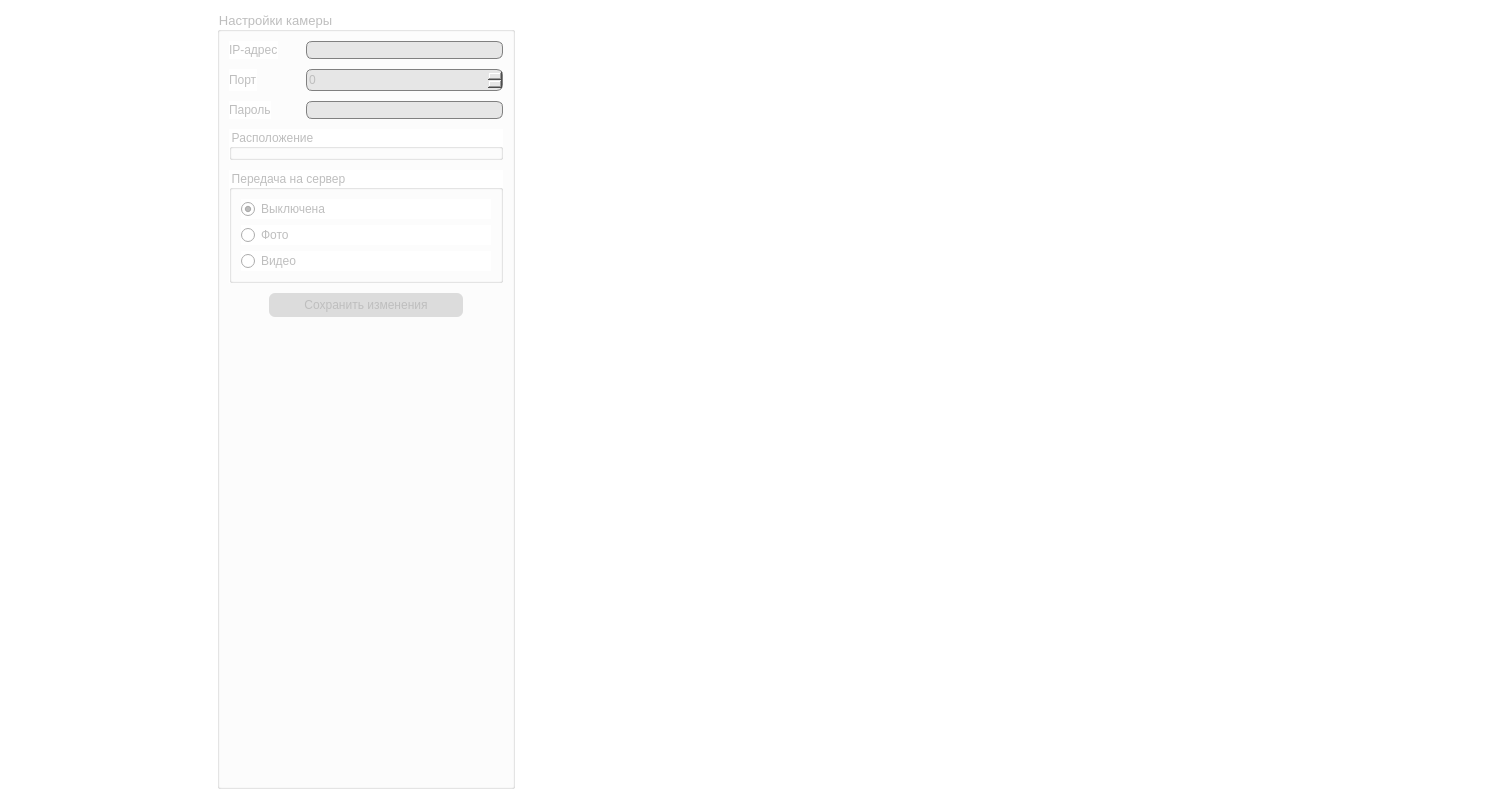
<?xml version="1.0" encoding="UTF-8"?>
<ui version="4.0">
 <class>CamerasTabWidget</class>
 <widget class="QWidget" name="CamerasTabWidget">
  <property name="geometry">
   <rect>
    <x>0</x>
    <y>0</y>
    <width>1500</width>
    <height>800</height>
   </rect>
  </property>
  <property name="windowTitle">
   <string>Form</string>
  </property>
  <property name="styleSheet">
   <string notr="true">QWidget,
QDialog
{
	background-color: rgb(255, 255, 255);
	font-size: 9pt;
}

#wgtCameras
{
	min-width: 200px;
	max-width: 200px;
	min-height: 80px;
}

QLineEdit
{
	background-color: rgb(230, 230, 230);
	border-radius: 6px;
	border: 1px solid gray;
	min-width: 160px;
}

QComboBox
{
	background-color: rgb(230, 230, 230);
	border-radius: 6px;
	border: 1px solid gray;
	min-width: 120px;
	min-height: 18px;
}

QSpinBox
{
	background-color: rgb(230, 230, 230);
	border-radius: 6px;
	border: 1px solid gray;
	min-height: 20px;
	min-width: 60px;
}

QPushButton
{
	background-color: rgb(220, 220, 220);
	border: none;
	border-radius: 6px;
	min-width: 80px;	
	min-height: 24px;
}

QPushButton:hover
{
	border-top: 1px solid black;
	border-left: 1px solid black;
	border-right: 2px outset black;
	border-bottom: 2px outset black;
}

QPushButton:pressed
{
	border: 2px inset black;
}

#btnAddCamera, #btnRemoveCamera
{
	min-width: 30px;	
}

#btnSaveSettings
{
	min-width: 170px;
	padding: 0px 12px;
}

#lblCamerasHeader
{
	font-size: 11pt;
	font-weight: bold;
}

#btnAddCamera, #btnRemoveCamera, #gbCameraSettings
{
	font-size: 10pt;
}

</string>
  </property>
  <layout class="QHBoxLayout" name="horizontalLayout">
   <item>
    <widget class="IssoEditListPanel" name="wgtCameras" native="true">
     <property name="sizePolicy">
      <sizepolicy hsizetype="Preferred" vsizetype="Preferred">
       <horstretch>0</horstretch>
       <verstretch>0</verstretch>
      </sizepolicy>
     </property>
    </widget>
   </item>
   <item>
    <widget class="QGroupBox" name="gbCameraSettings">
     <property name="enabled">
      <bool>false</bool>
     </property>
     <property name="sizePolicy">
      <sizepolicy hsizetype="Fixed" vsizetype="Preferred">
       <horstretch>0</horstretch>
       <verstretch>0</verstretch>
      </sizepolicy>
     </property>
     <property name="font">
      <font>
       <pointsize>10</pointsize>
      </font>
     </property>
     <property name="title">
      <string>Настройки камеры</string>
     </property>
     <property name="checkable">
      <bool>false</bool>
     </property>
     <property name="checked">
      <bool>false</bool>
     </property>
     <layout class="QVBoxLayout" name="verticalLayout_9">
      <property name="spacing">
       <number>10</number>
      </property>
      <item>
       <layout class="QFormLayout" name="formLayout_5">
        <property name="horizontalSpacing">
         <number>28</number>
        </property>
        <item row="0" column="0">
         <widget class="QLabel" name="label_21">
          <property name="font">
           <font>
            <pointsize>9</pointsize>
           </font>
          </property>
          <property name="text">
           <string>IP-адрес</string>
          </property>
         </widget>
        </item>
        <item row="0" column="1">
         <widget class="QLineEdit" name="leCameraIp">
          <property name="sizePolicy">
           <sizepolicy hsizetype="Expanding" vsizetype="Minimum">
            <horstretch>0</horstretch>
            <verstretch>0</verstretch>
           </sizepolicy>
          </property>
          <property name="font">
           <font>
            <pointsize>9</pointsize>
           </font>
          </property>
         </widget>
        </item>
        <item row="1" column="0">
         <widget class="QLabel" name="label_24">
          <property name="font">
           <font>
            <pointsize>9</pointsize>
           </font>
          </property>
          <property name="text">
           <string>Порт</string>
          </property>
         </widget>
        </item>
        <item row="1" column="1">
         <widget class="QSpinBox" name="sbCameraPort">
          <property name="font">
           <font>
            <pointsize>9</pointsize>
           </font>
          </property>
          <property name="maximum">
           <number>65535</number>
          </property>
         </widget>
        </item>
        <item row="2" column="0">
         <widget class="QLabel" name="label_28">
          <property name="font">
           <font>
            <pointsize>9</pointsize>
           </font>
          </property>
          <property name="text">
           <string>Пароль</string>
          </property>
         </widget>
        </item>
        <item row="2" column="1">
         <widget class="QLineEdit" name="lePassword">
          <property name="font">
           <font>
            <pointsize>9</pointsize>
           </font>
          </property>
          <property name="text">
           <string/>
          </property>
          <property name="echoMode">
           <enum>QLineEdit::Password</enum>
          </property>
         </widget>
        </item>
       </layout>
      </item>
      <item>
       <widget class="LocationGroupBox" name="gbCameraLocation">
        <property name="sizePolicy">
         <sizepolicy hsizetype="Preferred" vsizetype="Preferred">
          <horstretch>0</horstretch>
          <verstretch>0</verstretch>
         </sizepolicy>
        </property>
        <property name="font">
         <font>
          <pointsize>9</pointsize>
         </font>
        </property>
        <property name="title">
         <string>Расположение</string>
        </property>
        <property name="checkable">
         <bool>false</bool>
        </property>
        <property name="checked">
         <bool>false</bool>
        </property>
       </widget>
      </item>
      <item>
       <widget class="QGroupBox" name="groupBox">
        <property name="title">
         <string>Передача на сервер</string>
        </property>
        <layout class="QVBoxLayout" name="verticalLayout">
         <item>
          <widget class="QRadioButton" name="rbtnSendOff">
           <property name="text">
            <string>Выключена</string>
           </property>
           <property name="checked">
            <bool>true</bool>
           </property>
          </widget>
         </item>
         <item>
          <widget class="QRadioButton" name="rbtnSendPhoto">
           <property name="text">
            <string>Фото</string>
           </property>
           <property name="checked">
            <bool>false</bool>
           </property>
          </widget>
         </item>
         <item>
          <widget class="QRadioButton" name="rbtnSendVideo">
           <property name="text">
            <string>Видео</string>
           </property>
          </widget>
         </item>
        </layout>
       </widget>
      </item>
      <item>
       <layout class="QHBoxLayout" name="horizontalLayout_51">
        <item>
         <spacer name="horizontalSpacer_18">
          <property name="font">
           <font>
            <pointsize>9</pointsize>
           </font>
          </property>
          <property name="orientation">
           <enum>Qt::Horizontal</enum>
          </property>
          <property name="sizeHint" stdset="0">
           <size>
            <width>40</width>
            <height>20</height>
           </size>
          </property>
         </spacer>
        </item>
        <item>
         <widget class="QPushButton" name="btnSaveSettings">
          <property name="font">
           <font>
            <pointsize>9</pointsize>
           </font>
          </property>
          <property name="text">
           <string>Сохранить изменения</string>
          </property>
         </widget>
        </item>
        <item>
         <spacer name="horizontalSpacer_19">
          <property name="font">
           <font>
            <pointsize>9</pointsize>
           </font>
          </property>
          <property name="orientation">
           <enum>Qt::Horizontal</enum>
          </property>
          <property name="sizeHint" stdset="0">
           <size>
            <width>40</width>
            <height>20</height>
           </size>
          </property>
         </spacer>
        </item>
       </layout>
      </item>
      <item>
       <spacer name="verticalSpacer_3">
        <property name="orientation">
         <enum>Qt::Vertical</enum>
        </property>
        <property name="sizeHint" stdset="0">
         <size>
          <width>20</width>
          <height>40</height>
         </size>
        </property>
       </spacer>
      </item>
     </layout>
    </widget>
   </item>
   <item>
    <spacer name="horizontalSpacer_8">
     <property name="orientation">
      <enum>Qt::Horizontal</enum>
     </property>
     <property name="sizeHint" stdset="0">
      <size>
       <width>983</width>
       <height>20</height>
      </size>
     </property>
    </spacer>
   </item>
  </layout>
 </widget>
 <customwidgets>
  <customwidget>
   <class>IssoEditListPanel</class>
   <extends>QWidget</extends>
   <header>issoeditlistpanel.h</header>
   <container>1</container>
  </customwidget>
  <customwidget>
   <class>LocationGroupBox</class>
   <extends>QGroupBox</extends>
   <header>locationgroupbox.h</header>
   <container>1</container>
  </customwidget>
 </customwidgets>
 <resources/>
 <connections/>
</ui>
